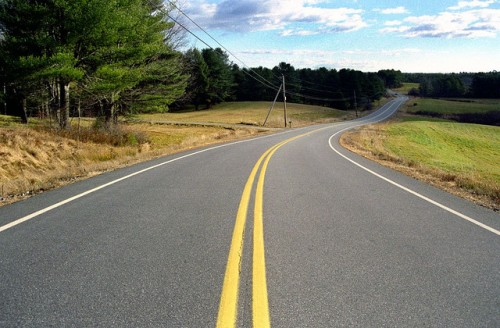
#> input picture img/nohaze.jpg, 500 x 328 px
$ python haze.py
#> lines starting #> are read from the running program, lines starting #| are printed output that depends on the picture
#> further down, im is the input picture: PIL image 500x328 RGB; mean R, G, B 123.6, 123.7, 107.9
import numpy as np
from PIL import Image


def to_img(raw):
    # threshold to [0, L-1]
    cut = np.maximum(np.minimum(raw, 255 - 1), 0).astype(np.uint8)

    if len(raw.shape) == 3:
        print('Range for each channel:')
        for ch in range(3):
            print('[%.2f, %.2f]' % (raw[:, :, ch].max(), raw[:, :, ch].min()))
        return Image.fromarray(cut)
    else:
        return Image.fromarray(cut)


def get_dark_channel(I, w):
    """Get the dark channel prior in the (RGB) image data.
    Parameters
    -----------
    I:  an M * N * 3 numpy array containing data ([0, L-1]) in the image where
        M is the height, N is the width, 3 represents R/G/B channels.
    w:  window size
    Return
    -----------
    An M * N array for the dark channel prior ([0, L-1]).
    """
#> called with w = 15
    M, N, _ = I.shape
#> M = 328; N = 500
    ww = 7
    padded = np.pad(I, ((ww, ww), (ww,ww), (0,0)), 'edge')
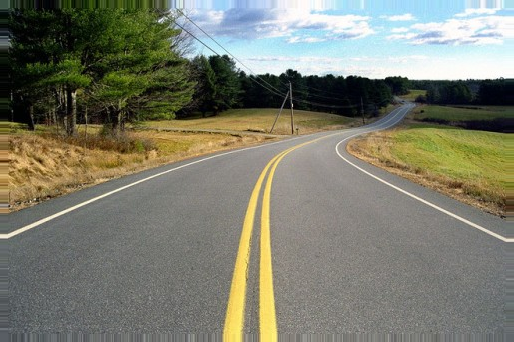
#> padded: shape (342, 514, 3) float64; mean R, G, B 123.5, 124.1, 108.9
    darkch = np.zeros((M, N))
    for i, j in np.ndindex(darkch.shape):
        darkch[i, j] = np.min(padded[i:i + w, j:j + w, :])  # CVPR09, eq.5
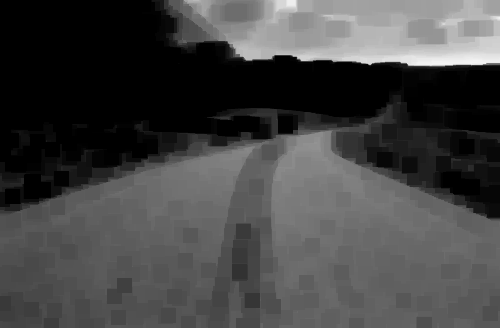
#> darkch: shape (328, 500) float64; min 0, max 246, mean 68.2
    return darkch


if __name__ == "__main__":
    #filename = "img/haze.jpg"
    filename = "img/nohaze.jpg"
    im = Image.open(filename)
    I = np.asarray(im, dtype=np.float64)
    dark = get_dark_channel(I, 15)
    to_img(dark).save("img/nohaze_dark.jpg")
